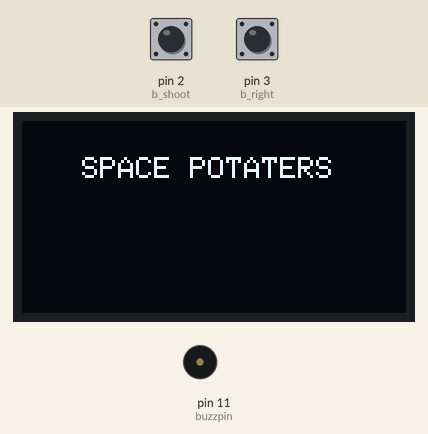
The sketch below on a simulated Arduino Uno, built with avr-gcc and run on an emulated ATmega328P. Parts: 128×64 one-colour display, buzzer (waves = sounding). The test bench sets the inputs (shaded band); at power-on: pin 2 (b_shoot) HIGH, pin 3 (b_right) HIGH. Random numbers use the default seed unless the sketch sets one.

Above: at 0.9 s.
1.0 s: pin 2 (b_shoot) pulled LOW for 1 s
At 1.68 s:
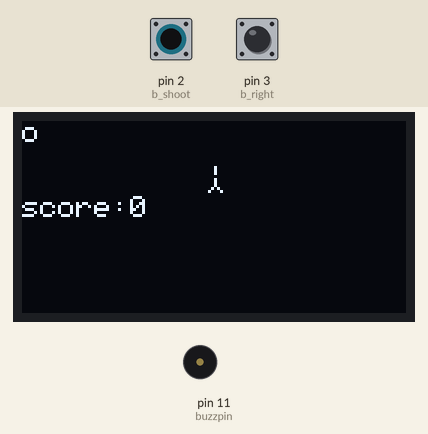
At 3.4 s:
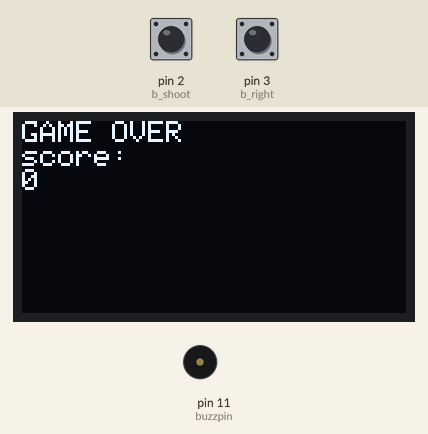
3.5 s: pin 2 (b_shoot) pulled LOW for 3.2 s
At 4.8 s:
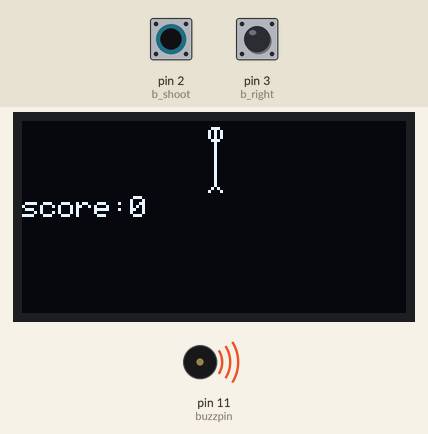
8.2 s: pin 3 (b_right) pulled LOW for 1 s
Timing chart, 0 to 11.2 s (numbered marks = the images above; inputs shaded):
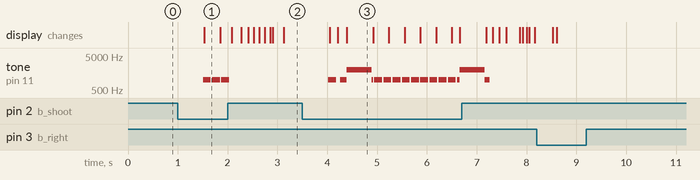

The sketch:

SpacePotaters.ino
```cpp
#include <SPI.h>
#include <Wire.h>
#include <Adafruit_GFX.h>
#include <Adafruit_SSD1306.h>

#define OLED_RESET 4
Adafruit_SSD1306 display(OLED_RESET);

//button var setup
int b_shoot = 2;
int b_right = 3;
int b_left = 4;

int shoot_val;
int right_val;
int left_val;

int buzzpin = 11;

int px = 62;
int by = 15;

int spawnNum;
int moveNum;
int ey = 0;
int ex;

int score = 0;

bool start;
bool reset;


//set x-coordinate for enemy spawn
void spawn_enemy(){
  spawnNum = random(1, 6);
  switch (spawnNum) {
    case 1:
      ex = 12;
      break;
    case 2:
      ex = 37;
      break;
    case 3:
      ex = 62;
      break;
    case 4:
      ex = 87;
      break;
    case 5:
      ex = 112;
      break;
  }
}


void setup() {
  display.begin(SSD1306_SWITCHCAPVCC, 0x3c);
  display.clearDisplay();

  //button initialization
  pinMode(b_shoot, INPUT);
  pinMode(b_right, INPUT);
  pinMode(b_left, INPUT);

  digitalWrite(b_shoot, HIGH);
  digitalWrite(b_right, HIGH);
  digitalWrite(b_left, HIGH);

  menu();
}


//game over function
void game_over(){
  reset = false;
  while (reset == false){
    shoot_val = digitalRead(b_shoot);
    display.clearDisplay();
    display.setTextSize(1);
    display.setTextColor(WHITE);
    display.setCursor(0, 0);
    display.println("GAME OVER");
    display.println("score:");
    display.println(score);
    if (shoot_val == 0){
      reset = true;
      score = 0;
      ey = 0;
      px = 62;
      spawn_enemy();
      delay(500);
      loop();
    }
    display.display();
  }
}


//this function determines the enemy's movement
void enemy_move(){
  moveNum = random(1, 10);

  switch (moveNum){
    case 1:
      ex -= 25;
      if (ex < 12){
        ex = 112;
      }
      break;

    case 2:
      ex += 25;
      if (ex > 112) {
        ex = 12;
      }
      break;

    case 3:
      ey += 3;
      if (ey >= 15){
        game_over();
      }
  }
}


//the titlescreen/menu
void menu(){

  display.setTextSize(1);
  display.setTextColor(WHITE);
  start = false;

  while (start == false) {
    display.clearDisplay();
    display.setCursor(20, 12);
    display.print("SPACE POTATERS");
    display.display();
    shoot_val = digitalRead(b_shoot);

    if (shoot_val == 0) {
      start = true;
      shoot_val = 1;
      delay(500);
    }
  }
}


//this is the main game loop
void loop() {

  display.setTextSize(1);
  display.setTextColor(WHITE);

  display.clearDisplay();

  shoot_val = digitalRead(b_shoot);
  right_val = digitalRead(b_right);
  left_val = digitalRead(b_left);

  //moving left
  if (left_val == 0){
    px -= 25;
    if (px < 12){
      px = 112;
    }
  }

  //moving right
  if (right_val == 0){
    px += 25;
    if (px > 112) {
      px = 12;
    }
  }

  //shooting
  if (shoot_val == 0){

    //displaying everything
    display.setCursor(ex, ey);
    display.print("o");

    display.setCursor(0, 25);
    display.print("score:");
    display.println(score);

    display.setCursor(px, 21);
    display.print("^");

    //lazer path
    for (int i = 0; i <= 5 ; i++){
      tone(buzzpin, 1000);
      display.setCursor(px, by);
      display.print("|");
      display.display();
      by -= 3;

      //hit checking
      if (by == ey and px == ex){
        tone(buzzpin, 2000);
        delay(500);
        noTone(buzzpin);
        ey = 0;
        score += 3;
        spawn_enemy();
      }
    }
    noTone(buzzpin);
    by = 15;
  }

  enemy_move();

  display.setCursor(ex, ey);
  display.print("o");

  display.setCursor(px, 21);
  display.print("^");

  display.setCursor(0, 25);
  display.print("score:");
  display.println(score);

  display.display();
}
```

Measured:
- after the input at 1.0 s, tone on pin 11 (buzzpin): alternates 1000 Hz for 0.16 s and silent for 0.03 s, 6 changes in all, then stays silent, starting after 0.51 s; the display: changes after 0.53 s (image 1)
- after the input at 3.5 s, tone on pin 11 (buzzpin): plays 1000 Hz for 0.16 s, 1000 Hz for 0.13 s, 2000 Hz for 0.50 s, 1000 Hz for 0.03 s, 1000 Hz for 0.16 s, 1000 Hz for 0.16 s … (16 notes in this stretch), starting after 0.52 s; the display: first changes after 0.55 s (image 3 shows a later state)
